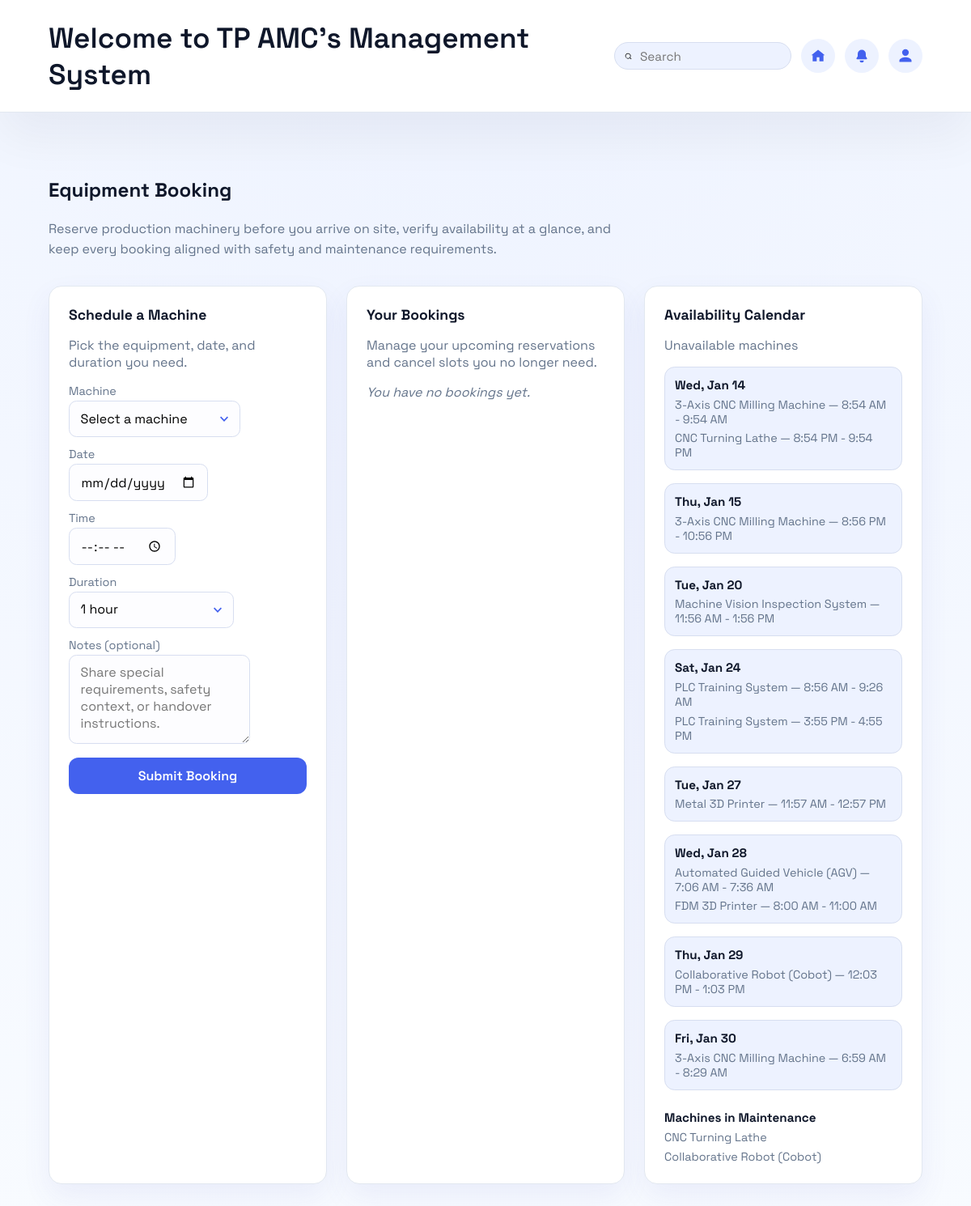
/book-machines.php (signed in), run on the app's committed database.
### tables this page shows
CREATE TABLE `bookings` (
  `booking_id` bigint(20) NOT NULL,
  `equipment_id` bigint(20) NOT NULL,
  `requester_id` bigint(20) NOT NULL,
  `start_time` datetime NOT NULL,
  `end_time` datetime NOT NULL,
  `purpose` varchar(255) DEFAULT NULL,
  `status` enum('pending','approved','rejected','cancelled','flagged') NOT NULL DEFAULT 'pending',
  `requires_approval` tinyint(1) NOT NULL DEFAULT 0,
  `approved_by` bigint(20) DEFAULT NULL,
  `approved_at` datetime DEFAULT NULL,
  `rejection_reason` varchar(255) DEFAULT NULL,
  `cancelled_at` datetime DEFAULT NULL,
  `cancelled_by` bigint(20) DEFAULT NULL,
  `flag_reason` varchar(255) DEFAULT NULL,
  `created_at` datetime NOT NULL DEFAULT current_timestamp(),
  `updated_at` datetime NOT NULL DEFAULT current_timestamp() ON UPDATE current_timestamp()
);

CREATE TABLE `equipment` (
  `equipment_id` bigint(20) NOT NULL,
  `serial_no` varchar(80) DEFAULT NULL,
  `name` varchar(120) NOT NULL,
  `category` varchar(60) NOT NULL,
  `location` varchar(80) DEFAULT NULL,
  `manufacturer` varchar(80) DEFAULT NULL,
  `model` varchar(80) DEFAULT NULL,
  `risk_level` enum('low','medium','high') NOT NULL DEFAULT 'low',
  `current_status` enum('operational','maintenance','faulty') NOT NULL DEFAULT 'operational',
  `status_updated_at` datetime NOT NULL DEFAULT current_timestamp(),
  `status_updated_by` bigint(20) DEFAULT NULL,
  `notes` text DEFAULT NULL,
  `created_at` datetime NOT NULL DEFAULT current_timestamp(),
  `updated_at` datetime NOT NULL DEFAULT current_timestamp() ON UPDATE current_timestamp()
);

### session.php (called while the page is built, shortened)
<?php
if (!function_exists('current_user')) {
	function current_user(): ?array
	{
		return [
			'user_id' => (int) ($_SESSION['user_id'] ?? 0),
			'admin_number' => (string) ($_SESSION['admin_number'] ?? ''),
			'role_id' => (int) ($_SESSION['role_id'] ?? 0),
			'role_name' => (string) ($_SESSION['role_name'] ?? ''),
			'full_name' => (string) ($_SESSION['full_name'] ?? ''),
		];
	}
}
if (!function_exists('require_login')) {
	function require_login(array $allowedRoles = []): array
	{
		$user = current_user();
		return $user;
	}
}

### book-machines.php (the view, shortened to what this page needs)
<?php
require_once __DIR__ . '/session.php';
require_once __DIR__ . '/db.php';
$currentUser = require_login();
$currentUserId = isset($currentUser['user_id']) ? (int) $currentUser['user_id'] : null;
$durationOptions = [
	'30' => '30 minutes',
	'60' => '1 hour',
	'90' => '1 hour 30 minutes',
	'120' => '2 hours',
	'150' => '2 hours 30 minutes',
	'180' => '3 hours',
];
$formValues = [
	'machine_id' => '',
	'date' => '',
	'time' => '',
	'duration' => '60',
	'notes' => '',
];
$equipment = [];
$certEligibilityError = null;
$certsByEquipment = [];
$userCertsById = [];
$certifiedEquipment = [];
$equipmentResult = mysqli_query($conn, 'SELECT * FROM equipment');
if ($equipmentResult === false) {
	$equipmentError = 'Unable to load equipment data: ' . mysqli_error($conn);
} else {
	while ($row = mysqli_fetch_assoc($equipmentResult)) {
		$equipmentId = $row['equipment_id'] ?? ($row['id'] ?? null);
		$name = $row['machine_name'] ?? $row['name'] ?? $row['equipment_name'] ?? null;
		$equipment[] = [
			'id' => $equipmentId,
			'name' => $name,
		];
	}
}
$certsResult = mysqli_query(
	$conn,
	'SELECT equipment_id, cert_id FROM equipment_required_certs'
);
if ($certsResult === false) {
	$certEligibilityError = 'Unable to verify certification requirements right now.';
} else {
	while ($row = mysqli_fetch_assoc($certsResult)) {
		$equipmentId = (int) ($row['equipment_id'] ?? 0);
		$certId = (int) ($row['cert_id'] ?? 0);
		if ($equipmentId > 0 && $certId > 0) {
			$certsByEquipment[$equipmentId][] = $certId;
		}
	}
}
if ($certEligibilityError === null && !empty($equipment)) {
	foreach ($equipment as $machine) {
		$equipmentId = (int) ($machine['id'] ?? 0);
		$requiredCerts = $certsByEquipment[$equipmentId] ?? [];
		$isCertified = true;
		if (!empty($requiredCerts)) {
			foreach ($requiredCerts as $certId) {
				$userCert = $userCertsById[$certId] ?? null;
				if (!$userCert || ($userCert['status'] ?? '') !== 'completed') {
					$isCertified = false;
					break;
				}
			}
		}
		if ($isCertified) {
			$certifiedEquipment[] = $machine;
		}
	}
}
$userBookings = [];
$availabilityCalendar = [];
$availabilityCalendarError = null;
$maintenanceMachines = [];
$maintenanceMachinesError = null;
$calendarSql = "SELECT b.start_time, b.end_time, e.name AS equipment_name
	FROM bookings b
	INNER JOIN equipment e ON e.equipment_id = b.equipment_id
	WHERE b.status IN ('pending', 'approved')
	ORDER BY b.start_time ASC";
$calendarResult = mysqli_query($conn, $calendarSql);
if ($calendarResult === false) {
	$availabilityCalendarError = 'Unable to load the availability calendar right now.';
} else {
	while ($row = mysqli_fetch_assoc($calendarResult)) {
		$startTime = (string) ($row['start_time'] ?? '');
		$endTime = (string) ($row['end_time'] ?? '');
		$equipmentName = trim((string) ($row['equipment_name'] ?? ''));
		$dateKey = date('Y-m-d', strtotime($startTime));
		if (!isset($availabilityCalendar[$dateKey])) {
			$availabilityCalendar[$dateKey] = [];
		}
		$availabilityCalendar[$dateKey][] = [
			'equipment_name' => $equipmentName !== '' ? $equipmentName : 'Unnamed equipment',
			'start_time' => $startTime,
			'end_time' => $endTime,
		];
	}
}
$maintenanceSql = "SELECT DISTINCT e.name AS equipment_name
	FROM maintenance_tasks mt
	INNER JOIN equipment e ON e.equipment_id = mt.equipment_id
	WHERE mt.status = 'in_progress'
	ORDER BY e.name ASC";
$maintenanceResult = mysqli_query($conn, $maintenanceSql);
if ($maintenanceResult === false) {
	$maintenanceMachinesError = 'Unable to load maintenance status right now.';
} else {
	while ($row = mysqli_fetch_assoc($maintenanceResult)) {
		$equipmentName = trim((string) ($row['equipment_name'] ?? ''));
		$maintenanceMachines[] = $equipmentName;
	}
}
?>
<!DOCTYPE html>
<html lang="en">
	<head>
	</head>
	<body>
		<header>
			<div class="banner">
				<h1>Welcome to TP AMC's Management System</h1>
				<div class="banner-actions">
					<label class="search-bar" aria-label="Search the platform">
						<svg
							xmlns="http://www.w3.org/2000/svg"
							viewBox="0 0 24 24"
							role="img"
							aria-hidden="true"
						>
							<path
								d="M11 4a7 7 0 1 1 0 14 7 7 0 0 1 0-14zm0-2a9 9 0 1 0 5.9 15.7l4.2 4.2 1.4-1.4-4.2-4.2A9 9 0 0 0 11 2z"
							/>
						</svg>
						<input type="search" placeholder="Search" />
					</label>
					<a class="icon-button" href="index.php" aria-label="Home">
						<svg
							xmlns="http://www.w3.org/2000/svg"
							viewBox="0 0 24 24"
							role="img"
							aria-hidden="true"
						>
							<path d="M12 3 2 11h2v9h6v-6h4v6h6v-9h2L12 3z" />
						</svg>
					</a>
					<button class="icon-button" aria-label="Notifications">
						<svg
							xmlns="http://www.w3.org/2000/svg"
							viewBox="0 0 24 24"
							role="img"
							aria-hidden="true"
						>
							<path
								d="M12 3a6 6 0 0 0-6 6v3.6l-1.6 2.7A1 1 0 0 0 5.3 17H18.7a1 1 0 0 0 .9-1.7L18 12.6V9a6 6 0 0 0-6-6zm0 19a3 3 0 0 0 3-3H9a3 3 0 0 0 3 3z"
							/>
						</svg>
					</button>
					<button class="icon-button" aria-label="Profile">
						<svg
							xmlns="http://www.w3.org/2000/svg"
							viewBox="0 0 24 24"
							role="img"
							aria-hidden="true"
						>
							<path
								d="M12 12a5 5 0 1 0-5-5 5 5 0 0 0 5 5zm0 2c-3.3 0-9 1.7-9 5v2h18v-2c0-3.3-5.7-5-9-5z"
							/>
						</svg>
					</button>
				</div>
			</div>
		</header>
		<main>
			<section class="hero">
				<h2>Equipment Booking</h2>
				<p>
					Reserve production machinery before you arrive on site, verify availability
					at a glance, and keep every booking aligned with safety and maintenance
					requirements.
				</p>
			</section>
			<section class="booking-panel">
				<article class="card">
					<h2>Schedule a Machine</h2>
					<p>Pick the equipment, date, and duration you need.</p>
					<form method="post">
						<label>
							<span>Machine</span>
							<select name="machine_id" required>
								<?php if (!empty($certifiedEquipment)): ?>
									<option value="" <?php echo $formValues['machine_id'] === '' ? 'selected' : ''; ?>>Select a machine</option>
								<?php else: ?>
									<option value="">No certified machines available</option>
								<?php endif; ?>
							</select>
						</label>
						<label>
							<span>Date</span>
							<input type="date" name="booking_date" value="<?php echo htmlspecialchars($formValues['date'], ENT_QUOTES); ?>" required />
						</label>
						<label>
							<span>Time</span>
							<input type="time" name="booking_time" value="<?php echo htmlspecialchars($formValues['time'], ENT_QUOTES); ?>" required />
						</label>
						<label>
							<span>Duration</span>
							<select name="booking_duration" required>
								<?php foreach ($durationOptions as $value => $label): ?>
									<option value="<?php echo htmlspecialchars((string) $value, ENT_QUOTES); ?>" <?php echo $formValues['duration'] === (string) $value ? 'selected' : ''; ?>>
										<?php echo htmlspecialchars((string) $label, ENT_QUOTES); ?>
									</option>
								<?php endforeach; ?>
							</select>
						</label>
						<label>
							<span>Notes (optional)</span>
							<textarea
								name="booking_notes"
								placeholder="Share special requirements, safety context, or handover instructions."><?php echo htmlspecialchars($formValues['notes'], ENT_QUOTES); ?></textarea>
						</label>
						<button type="submit" class="primary">Submit Booking</button>
					</form>
				</article>
				<article class="card">
					<h2>Your Bookings</h2>
					<p>Manage your upcoming reservations and cancel slots you no longer need.</p>
					<?php if ($currentUserId === null): ?>
						<p class="empty-state">Sign in to view and manage your bookings.</p>
					<?php elseif (empty($userBookings)): ?>
						<p class="empty-state">You have no bookings yet.</p>
					<?php endif; ?>
				</article>
				<article class="card">
					<h2>Availability Calendar</h2>
					<p>Unavailable machines</p>
					<?php if ($availabilityCalendarError !== null): ?>
						<p class="empty-state" role="alert"><?php echo htmlspecialchars($availabilityCalendarError, ENT_QUOTES); ?></p>
					<?php elseif (empty($availabilityCalendar)): ?>
						<p class="empty-state">No upcoming bookings found yet.</p>
					<?php else: ?>
						<div class="calendar-grid">
							<?php foreach ($availabilityCalendar as $dateKey => $entries): ?>
								<?php $dateLabel = date('D, M j', strtotime($dateKey)); ?>
								<div class="calendar-day">
									<h3><?php echo htmlspecialchars($dateLabel, ENT_QUOTES); ?></h3>
									<ul>
										<?php foreach ($entries as $entry): ?>
											<li>
												<?php
													$startLabel = date('g:i A', strtotime($entry['start_time']));
													$endLabel = date('g:i A', strtotime($entry['end_time']));
												?>
												<?php echo htmlspecialchars($entry['equipment_name'], ENT_QUOTES); ?> — <?php echo htmlspecialchars($startLabel . ' - ' . $endLabel, ENT_QUOTES); ?>
											</li>
										<?php endforeach; ?>
									</ul>
								</div>
							<?php endforeach; ?>
						</div>
					<?php endif; ?>
					<div class="maintenance-list">
						<h3>Machines in Maintenance</h3>
						<?php if ($maintenanceMachinesError !== null): ?>
							<p class="empty-state" role="alert"><?php echo htmlspecialchars($maintenanceMachinesError, ENT_QUOTES); ?></p>
						<?php elseif (empty($maintenanceMachines)): ?>
							<p class="empty-state">No machines currently in progress.</p>
						<?php else: ?>
							<ul>
								<?php foreach ($maintenanceMachines as $machineName): ?>
									<li><?php echo htmlspecialchars($machineName, ENT_QUOTES); ?></li>
								<?php endforeach; ?>
							</ul>
						<?php endif; ?>
					</div>
				</article>
			</section>
		</main>
	</body>
</html>

### book-machines.php (style rules this page uses)
:root { --bg: #f8fbff; --accent: #4361ee; --accent-soft: #edf2ff; --text: #0f172a; --muted: #64748b; --card: #ffffff; font-size: 16px; }
* { box-sizing: border-box; }
body { margin: 0; font-family: "Space Grotesk", "Segoe UI", Tahoma, sans-serif; color: var(--text); background: radial-gradient(circle at top, #eef3ff, var(--bg)); min-height: 100vh; }
header { padding: 1.5rem clamp(1.5rem, 5vw, 4rem); background: var(--card); border-bottom: 1px solid #e2e8f0; box-shadow: 0 30px 60px rgba(15, 23, 42, 0.05); position: sticky; top: 0; z-index: 10; }
.banner { display: flex; align-items: center; justify-content: space-between; gap: 2rem; }
.banner h1 { margin: 0; font-size: clamp(1.5rem, 3vw, 2.2rem); font-weight: 600; }
.banner-actions { display: flex; align-items: center; gap: 0.75rem; }
.search-bar { display: flex; align-items: center; gap: 0.5rem; padding: 0.35rem 0.75rem; border-radius: 999px; border: 1px solid #d7def0; background: var(--accent-soft); }
.search-bar input { border: none; background: transparent; font-family: inherit; font-size: 0.95rem; min-width: 11rem; color: var(--text); }
.icon-button { width: 42px; height: 42px; border-radius: 50%; border: none; background: var(--accent-soft); display: grid; place-items: center; cursor: pointer; transition: background 0.2s ease, transform 0.2s ease; }
.icon-button svg { width: 20px; height: 20px; fill: var(--accent); }
main { padding: clamp(2rem, 5vw, 4rem); }
.hero { max-width: 720px; margin-bottom: 2rem; }
.hero p { color: var(--muted); line-height: 1.6; }
.booking-panel { display: grid; grid-template-columns: repeat(auto-fit, minmax(260px, 1fr)); gap: 1.5rem; }
.card { background: var(--card); padding: 1.5rem; border-radius: 1rem; border: 1px solid #e2e8f0; box-shadow: 0 15px 35px rgba(76, 81, 191, 0.08); }
.card h2 { margin-top: 0; font-size: 1.1rem; }
.card p { color: var(--muted); margin-bottom: 1rem; }
.card form { display: grid; gap: 0.75rem; }
.calendar-grid { display: grid; grid-template-columns: repeat(auto-fit, minmax(140px, 1fr)); gap: 1rem; margin-bottom: 1.5rem; }
.calendar-day { background: var(--accent-soft); border-radius: 0.8rem; padding: 0.75rem; border: 1px solid #d7def0; }
.calendar-day h3 { margin: 0 0 0.35rem; font-size: 0.95rem; }
.calendar-day ul, .maintenance-list ul { list-style: none; padding: 0; margin: 0; color: var(--muted); font-size: 0.9rem; }
.calendar-day li + li, .maintenance-list li + li { margin-top: 0.35rem; }
.maintenance-list h3 { margin: 0 0 0.4rem; font-size: 0.95rem; }
label span { display: block; font-size: 0.9rem; margin-bottom: 0.2rem; color: var(--muted); }
.card form input, .card form select, .card form textarea, .card form button { font-family: inherit; font-size: 1rem; }
.card form input, .card form select, .card form textarea { padding: 0.65rem 0.85rem; border-radius: 0.6rem; border: 1px solid #d7def0; background-color: #fdfdff; }
.card form select { -webkit-appearance: none; appearance: none; padding-right: 2.5rem; background-repeat: no-repeat; background-position: right 0.85rem center; background-size: 0.65rem; }
.card form textarea { min-height: 110px; resize: vertical; }
.empty-state { margin: 0; color: var(--muted); font-style: italic; }
button.primary { padding: 0.75rem 1rem; border-radius: 0.75rem; border: none; background: var(--accent); color: #fff; font-weight: 600; cursor: pointer; transition: transform 0.2s ease, box-shadow 0.2s ease; }

### data on the page
bookings: equipment.name "3-Axis CNC Milling Machine", start_time+end_time "8:54 AM - 9:54 AM"
bookings: equipment.name "CNC Turning Lathe", start_time+end_time "8:54 PM - 9:54 PM"
bookings: equipment.name "3-Axis CNC Milling Machine", start_time+end_time "8:56 PM - 10:56 PM"
bookings: equipment.name "Machine Vision Inspection System", start_time+end_time "11:56 AM - 1:56 PM"
bookings: equipment.name "PLC Training System", start_time+end_time "8:56 AM - 9:26 AM"
bookings: equipment.name "PLC Training System", start_time+end_time "3:55 PM - 4:55 PM"
bookings: equipment.name "Metal 3D Printer", start_time+end_time "11:57 AM - 12:57 PM"
bookings: equipment.name "Automated Guided Vehicle (AGV)", start_time+end_time "7:06 AM - 7:36 AM"
bookings: equipment.name "FDM 3D Printer", start_time+end_time "8:00 AM - 11:00 AM"
bookings: equipment.name "Collaborative Robot (Cobot)", start_time+end_time "12:03 PM - 1:03 PM"
bookings: start_time "Fri, Jan 30", equipment.name "3-Axis CNC Milling Machine", start_time+end_time "6:59 AM - 8:29 AM"

### other printed values
$dateLabel "Wed, Jan 14"
$dateLabel "Thu, Jan 15"
$dateLabel "Tue, Jan 20"
$dateLabel "Sat, Jan 24"
$dateLabel "Tue, Jan 27"
$dateLabel "Wed, Jan 28"
$dateLabel "Thu, Jan 29"
$machineName "CNC Turning Lathe"
$machineName "Collaborative Robot (Cobot)"
form field booking_duration "1 hour"
